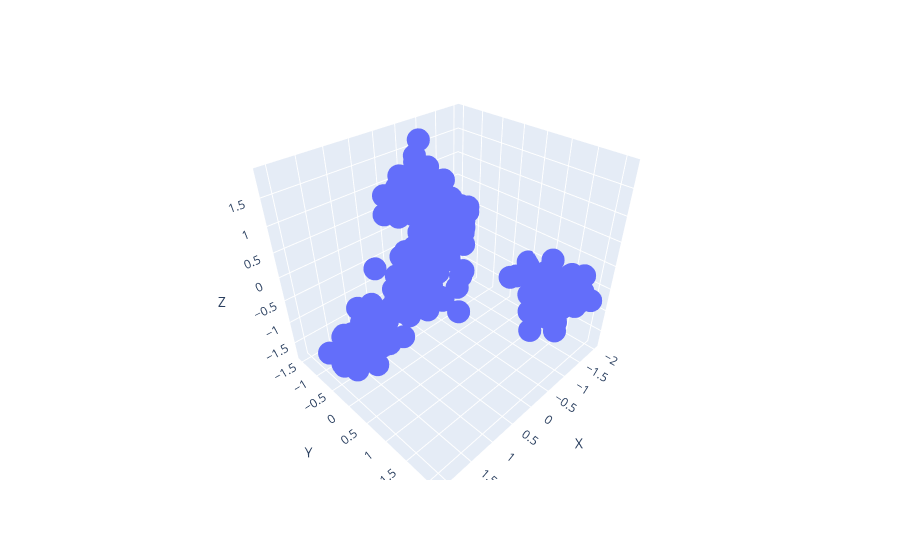

Source (notebook cell):
### Code cell
df = generate_data(n_clusters=5,clust_std=0.08,n_num=15,n_cat=15,cat_unique=3,n_indiv=250)
pca = FAMD(n_components=3)
rr = pca.fit_transform(df)
rr.columns = ['X','Y','Z']

px.scatter_3d(rr,'X','Y','Z')

### Figure 1 — Plotly figure (JSON) as saved in the notebook; plotly's stock layout.template omitted (floating-point values rounded to 4 significant figures; data arrays with more than 128 entries replaced by an {"elided": "..."} marker saying what was removed)
{"data": [{"hovertemplate": "X=%{x}<br>Y=%{y}<br>Z=%{z}<extra></extra>", "legendgroup": "", "marker": {"color": "#636efa", "symbol": "circle"}, "mode": "markers", "name": "", "scene": "scene", "showlegend": false, "type": "scatter3d", "x": {"elided": "250 float values"}, "y": {"elided": "250 float values"}, "z": {"elided": "250 float values"}}], "layout": {"legend": {"tracegroupgap": 0}, "margin": {"t": 60}, "scene": {"domain": {"x": [0, 1], "y": [0, 1]}, "xaxis": {"title": {"text": "X"}}, "yaxis": {"title": {"text": "Y"}}, "zaxis": {"title": {"text": "Z"}}}}}
